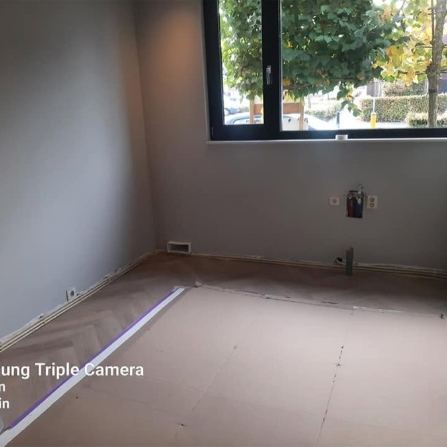
#> input picture video/src/ba/C_voor1.png, 447 x 447 px
$ python -i ba.py   (imports and definitions only)
#> lines starting #> are read from the running program, lines starting #| are printed output that depends on the picture
"""Chatlein Group - realistic before/after (real project photos), 9:16 ~18 s + static post image."""
import math, os, subprocess, sys, wave
from functools import lru_cache
from multiprocessing import Pool

import numpy as np
from PIL import Image, ImageEnhance, ImageFilter, ImageOps
import imageio_ffmpeg

import render as R

R.SS = 1
W, H, FPS = R.W, R.H, 30
DUR = 18.0
BA = os.path.join(os.path.dirname(os.path.abspath(__file__)), "ba")  # uitsneden uit Facebook-posts Chatleingroupbv
OUT = sys.argv[1] if len(sys.argv) > 1 else os.path.join(R.HERE, "chatlein-voor-na-9x16.mp4")
BLUE, YELLOW, RED, INK, PAPER, WHITE = R.BLUE, R.YELLOW, R.RED, R.INK, R.PAPER, R.WHITE
clamp, prog, ease, eout, mix = R.clamp, R.prog, R.ease, R.eout, R.mix

CARD = 640
CX = (W - CARD) // 2
Y1, Y2 = 330, 330 + CARD + 40


@lru_cache(maxsize=None)
def photo(name, size, before=False):
    im = Image.open(os.path.join(BA, name + ".png")).convert("RGB")
    im = ImageOps.fit(im, size, Image.LANCZOS, centering=(0.5, 0.45))
    im = im.filter(ImageFilter.UnsharpMask(radius=2, percent=90, threshold=2))
    if before:
        im = ImageEnhance.Color(im).enhance(0.55)
        im = ImageEnhance.Brightness(im).enhance(0.95)
    else:
        im = ImageEnhance.Contrast(im).enhance(1.06)
        im = ImageEnhance.Color(im).enhance(1.08)
    return im


# [140 lines left out: functions mask, zoomed, card, shake, camera, sc_title and 4 more, not called in this run]


SCENES = [(0.0, 1.2, sc_title), (1.2, 9.0, sc_pair), (9.0, 11.6, sc_extra), (11.6, 14.2, sc_quote), (14.2, DUR, sc_end)]
XF = 0.2


# [15 lines left out: function frame, not called in this run]


SR = 48000


# [40 lines left out: function audio, not called in this run]


def post_image(path):
    """Static 1080x1350 before/after for feed posts."""
#> called with path = 'ba/C_na1.png'
    Wp, Hp = 1080, 1350
    img = Image.new("RGB", (Wp, Hp), PAPER)
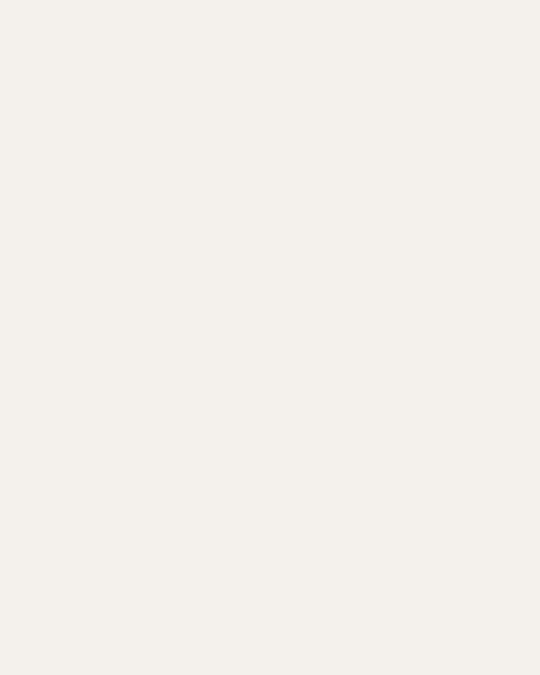
#> img: PIL image 1080x1350 RGB (shown at 1/2 size); mean R, G, B 244, 241, 236
    half = 500
    b1 = photo("C_voor1", (half, half), True); a1 = photo("C_na1", (half, half), False)
#> in photo, im is the input picture: PIL image 447x447 RGB; mean R, G, B 122.8, 117.1, 113.7
#> in photo, `im = im.filter(ImageFilter.UnsharpMask(radius=2, percent=90, threshold..`:
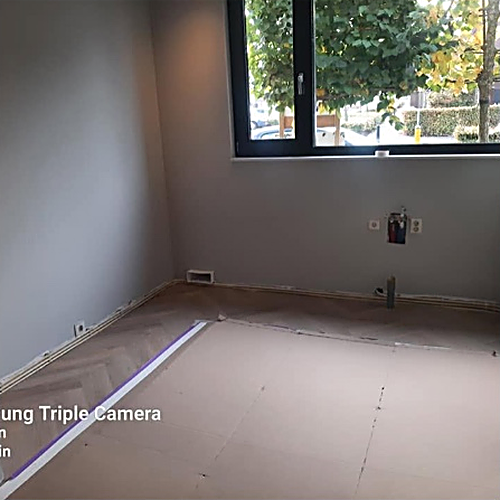
#> im: PIL image 500x500 RGB; mean R, G, B 122.5, 116.8, 113.5
#> call 2 of photo, with name = 'C_na1', size = (500, 500), before = False
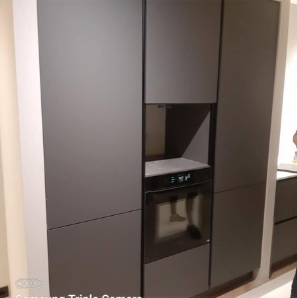
#> input picture video/src/ba/C_na1.png, 297 x 298 px
#> in photo, im is the input picture: PIL image 297x298 RGB; mean R, G, B 122.5, 111.3, 105.6
#> in photo (call 2), `im = ImageEnhance.Contrast(im).enhance(1.06)`:
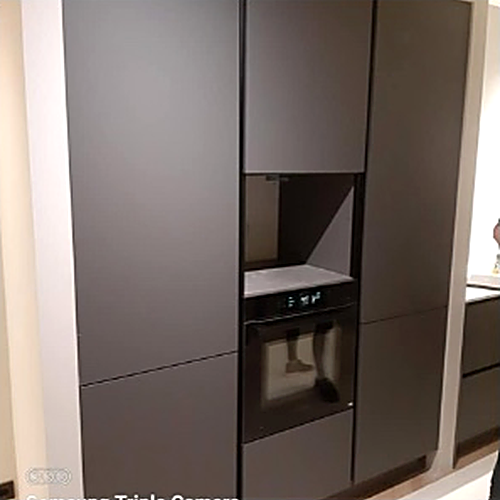
#> im: PIL image 500x500 RGB; mean R, G, B 122.1, 110.4, 104.3
    b2 = photo("C_voor2", (half, half), True); a2 = photo("C_na2", (half, half), False)
    x0, x1, y0, y1 = 33, 547, 250, 250 + half + 14
    for im, x, y in [(b1, x0, y0), (a1, x1, y0), (b2, x0, y1), (a2, x1, y1)]:
        img.paste(im, (x, y), mask((half, half), 20))
    c = R.Ctx(PAPER)
    c.img = img
    from PIL import ImageDraw
    c.d = ImageDraw.Draw(img)
    c.text((Wp / 2, 95), "VOOR  &  NA", R.font("Inter", 88, 900, 32), BLUE)
    R.bars_motif(c, Wp / 2, 160, 300, 1.0)
    f = R.font("Inter", 32, 900, 32)
    for txt, x, bg, fg in [("VOOR", x0 + half / 2, RED, WHITE), ("NA", x1 + half / 2, BLUE, YELLOW)]:
        w = c.textw(txt, f)
        c.rect(x - w / 2 - 22, 196, x + w / 2 + 22, 240, fill=bg, r=22)
        c.text((x, 219), txt, f, fg)
    c.text((Wp / 2, 1308), "Chatlein Group  ·  4,7 ★ Google  ·  App 06 49 11 03 60", R.font("Inter", 30, 700, 32), INK)
    img.save(path, quality=95)


# [15 lines left out: function main, not called in this run]


# [9 lines not run here, left out]

#> (the run stopped early here; a loop or call above may not have finished)
